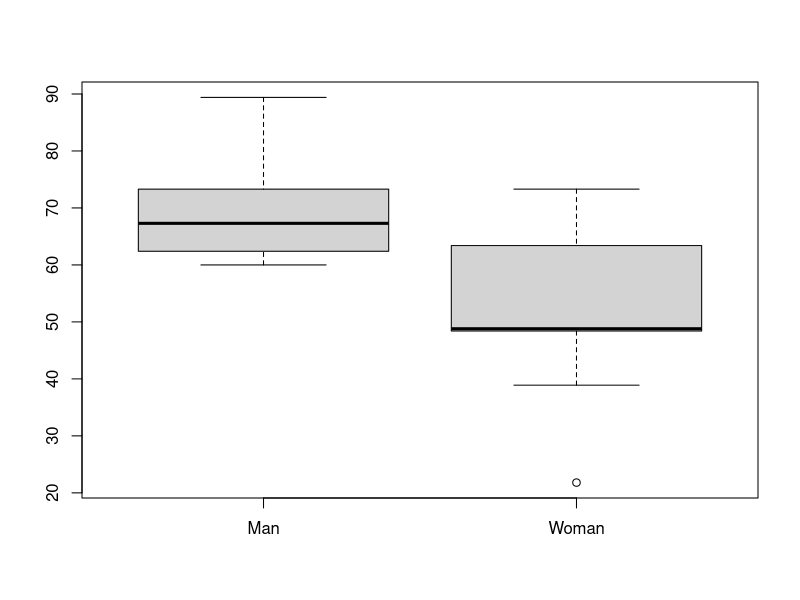
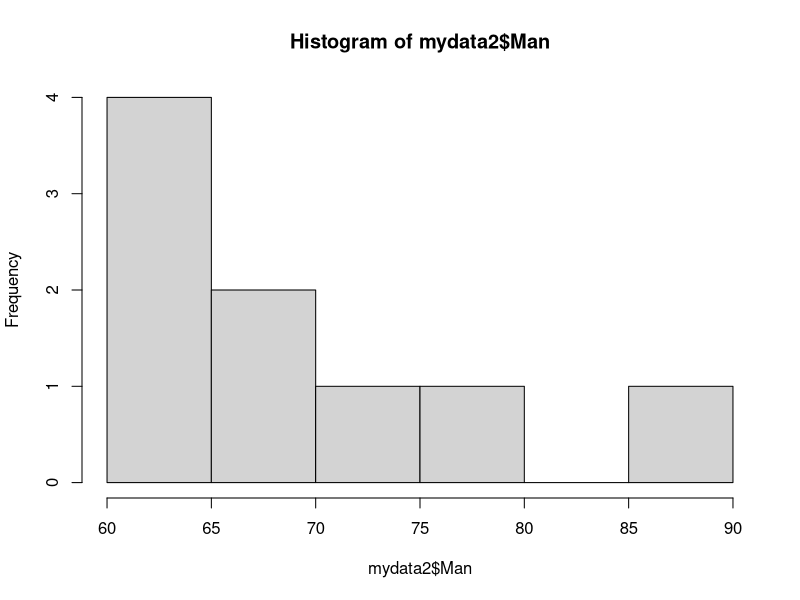
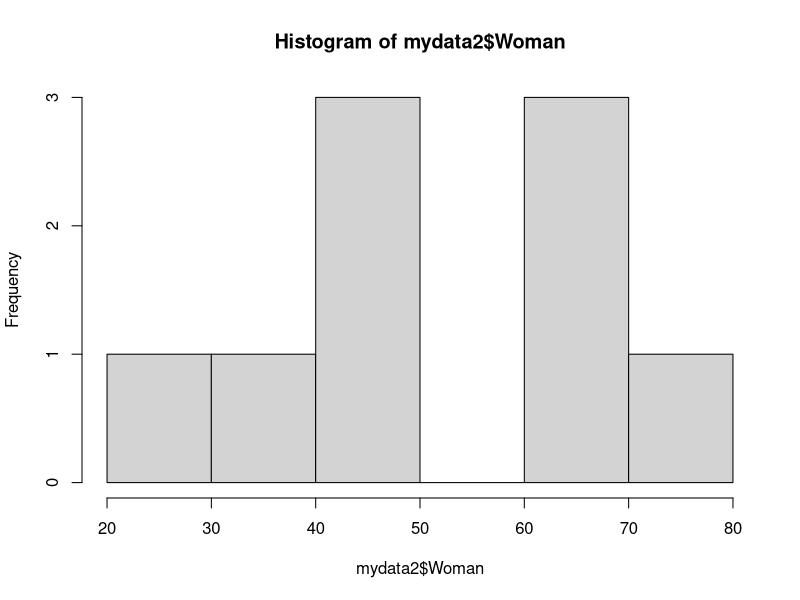

These figures' R source, in order:
library(tidyverse)
women_weight <- c(38.9, 61.2, 73.3, 21.8, 63.4, 64.6, 48.4, 48.8, 48.5)
men_weight <- c(67.8, 60, 63.4, 76, 89.4, 73.3, 67.3, 61.3, 62.4) 
# Create a data frame
my_data <- data.frame( 
  group = rep(c("Woman", "Man"), each = 9),
  weight = c(women_weight,  men_weight)
)
group_by(my_data, group) %>%
  summarise(
    count = n(),
    mean = mean(weight, na.rm = TRUE),
    sd = sd(weight, na.rm = TRUE)
  )

View(my_data)
my_data$id <- seq.int(nrow(my_data))
mydata2<-spread(my_data,group,weight)
boxplot(mydata2[,c(2:3)])
hist(mydata2$Man)
hist(mydata2$Woman)

